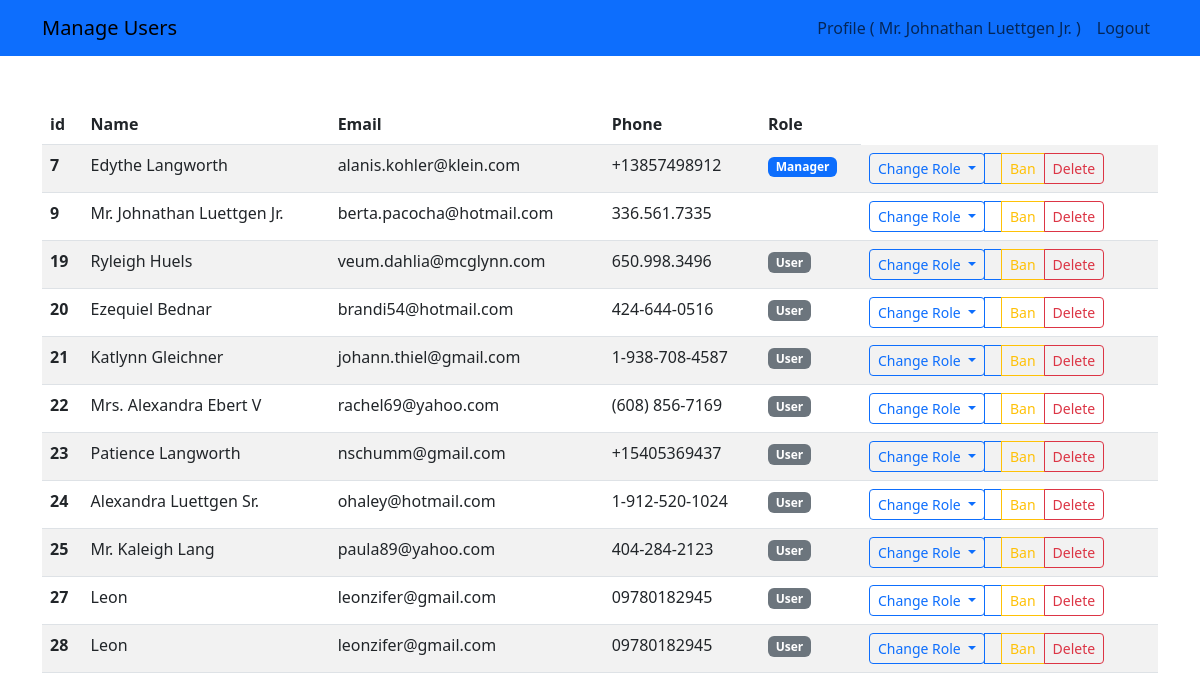
The app's page /php_project/admin.php (signed in) with its own data.
### tables this page shows
CREATE TABLE `users` (
  `id` int(11) NOT NULL,
  `name` varchar(255) NOT NULL,
  `email` varchar(255) NOT NULL,
  `phone` varchar(255) NOT NULL,
  `address` text NOT NULL,
  `password` varchar(255) NOT NULL,
  `role_id` int(11) NOT NULL DEFAULT 1,
  `photo` varchar(255) DEFAULT NULL,
  `suspended` int(11) NOT NULL DEFAULT 0,
  `created_at` datetime NOT NULL,
  `updated_at` datetime DEFAULT NULL
);

CREATE TABLE `roles` (
  `id` int(11) NOT NULL,
  `name` varchar(255) NOT NULL,
  `value` int(11) NOT NULL
);

### php-modules-namespaces/autoload.php (called while the page is built, shortened)
<?php
spl_autoload_register(function($class) {
    $class = str_replace("\\", "/", $class);
});

### php_project/_classes/Helpers/Auth.php (called while the page is built, shortened)
<?php
class Auth
{
    static function check()
    {
        if(isset($_SESSION['user'])) {
            return $_SESSION['user'];
        }
    }
}

### php_project/_classes/Libs/Database/UsersTable.php (called while the page is built, shortened)
<?php
class UsersTable
{
    private $db;
    public function getAll()
    {
        $statement = $this->db->query("SELECT users.*, roles.name AS role
        FROM users LEFT JOIN roles
        ON users.role_id = roles.id
        ");
        return $statement->fetchAll();
    }
    public function __construct(MySQL $mysql)
    {
        $this->db = $mysql->connect();
    }
}

### php_project/_classes/Libs/Database/MySQL.php (called while the page is built, shortened)
<?php
class MySQL
{
    private $dbhost;
    private $dbuser;
    private $dbpass;
    private $dbname;
    public function __construct(
        $dbhost = "localhost",
        $dbuser = "root",
        $dbpass = "",
        $dbname = "project"
    ) {
        $this->dbhost = $dbhost;
        $this->dbuser = $dbuser;
        $this->dbpass = $dbpass;
        $this->dbname = $dbname;
    }
    public function connect()
    {
        try {
            $this->db = new PDO("mysql::dbhost=$this->dbhost; dbname=$this->dbname", $this->dbuser, $this->dbpass, [
                PDO::ATTR_ERRMODE => PDO::ERRMODE_EXCEPTION,
                PDO::ATTR_DEFAULT_FETCH_MODE => PDO::FETCH_OBJ
            ]);
            return $this->db;
        } catch (PDOException $e) {
            echo $e->getMessage();
        exit();
        }
    }
}

### php_project/admin.php (the view, shortened to what this page needs)
<?php
include("vendor/autoload.php");
$auth = Auth::check();
$table = new UsersTable(new MySQL);
$users = $table->getAll();
?>
<!DOCTYPE html>
<html lang="en">
<head>
    <link href="https://cdn.jsdelivr.net/npm/bootstrap@5.3.0-alpha3/dist/css/bootstrap.min.css" rel="stylesheet"
>
</head>
<body>
    <div class="navbar bg-primary navbar-bark navbar-expand">
        <div class="container">
            <a href="admin.php" class="navbar-brand">Manage Users</a>
            <ul class="navbar-nav">
                <li class="nav-item">
                    <a href="profile.php" class="nav-link">
                        Profile ( <?= $auth->name ?> )
                    </a>
                </li>
                <li class="nav-item">
                    <a href="_actions/logout.php" class="nav-link">Logout</a>
                </li>
            </ul>
        </div>
    </div>
    <div class="container">
        <table class="table table-striped mt-5">
  <thead class="thead-dark">
    <tr>
      <th scope="col">id</th>
      <th scope="col">Name</th>
      <th scope="col">Email</th>
      <th scope="col">Phone</th>
      <th scope="col">Role</th>
    </tr>
  </thead>
  <tbody>
    <?php foreach ($users as $user): ?>
            <tr>
              <th><?= $user->id ?></th>
              <td><?= $user->name ?></td>
              <td><?= $user->email ?></td>
              <td><?= $user->phone ?></td>
              <td>
                <?php if ($user->role_id == 3): ?>
                    <span class="badge bg-success"><?= $user->role ?></span>
                <?php elseif ($user->role_id == 2): ?>
                    <span class="badge bg-primary"><?= $user->role ?></span>
                <?php elseif ($user->role_id == 1): ?>
                    <span class="badge bg-secondary"><?= $user->role ?></span>
                <?php else: ?>
                    <span class="badge bg-secondary"><?= $user->role ?></span>
                <?php endif ?>
                </td>
                <td>
                    <div class="btn-group dropdown">
                        <a href="#" class="btn btn-sm btn-outline-primary dropdown-toggle" data-bs-toggle="dropdown">
                            Change Role
                        </a>
                    <a href="_actions/delete.php?id=<?= $user->id ?>" class="btn btn-sm btn-outline-primary">
                        </a>
                    <a href="_actions/suspend.php?id=<?= $user->id ?>" class="btn btn-sm btn-outline-warning">
                            Ban
                        </a>
                        <a href="_actions/delete.php?id=<?= $user->id ?>" class="btn btn-sm btn-outline-danger">
                            Delete
                        </a>
                    </div>
                </td>
            </tr>
    <?php endforeach ?>
  </tbody>
</table>
    </div>
</body>
</html>

### records on screen
users: name "Mr. Johnathan Luettgen Jr.", id "9", email "berta.pacocha@hotmail.com", phone "336.561.7335"
users: id "7", name "Edythe Langworth", email "alanis.kohler@klein.com", phone "+13857498912", role.name "Manager"
users: id "19", name "Ryleigh Huels", email "veum.dahlia@mcglynn.com", phone "650.998.3496", role.name "User"
users: id "20", name "Ezequiel Bednar", email "brandi54@hotmail.com", phone "424-644-0516", role.name "User"
users: id "21", name "Katlynn Gleichner", email "johann.thiel@gmail.com", phone "1-938-708-4587", role.name "User"
users: id "22", name "Mrs. Alexandra Ebert V", email "rachel69@yahoo.com", phone "(608) 856-7169", role.name "User"
users: id "23", name "Patience Langworth", email "nschumm@gmail.com", phone "+15405369437", role.name "User"
users: id "24", name "Alexandra Luettgen Sr.", email "ohaley@hotmail.com", phone "1-912-520-1024", role.name "User"
users: id "25", name "Mr. Kaleigh Lang", email "paula89@yahoo.com", phone "404-284-2123", role.name "User"
users: id "27", name "Leon", email "leonzifer@gmail.com", phone "09780182945", role.name "User"
users: id "28", name "Leon", email "leonzifer@gmail.com", phone "09780182945", role.name "User"
